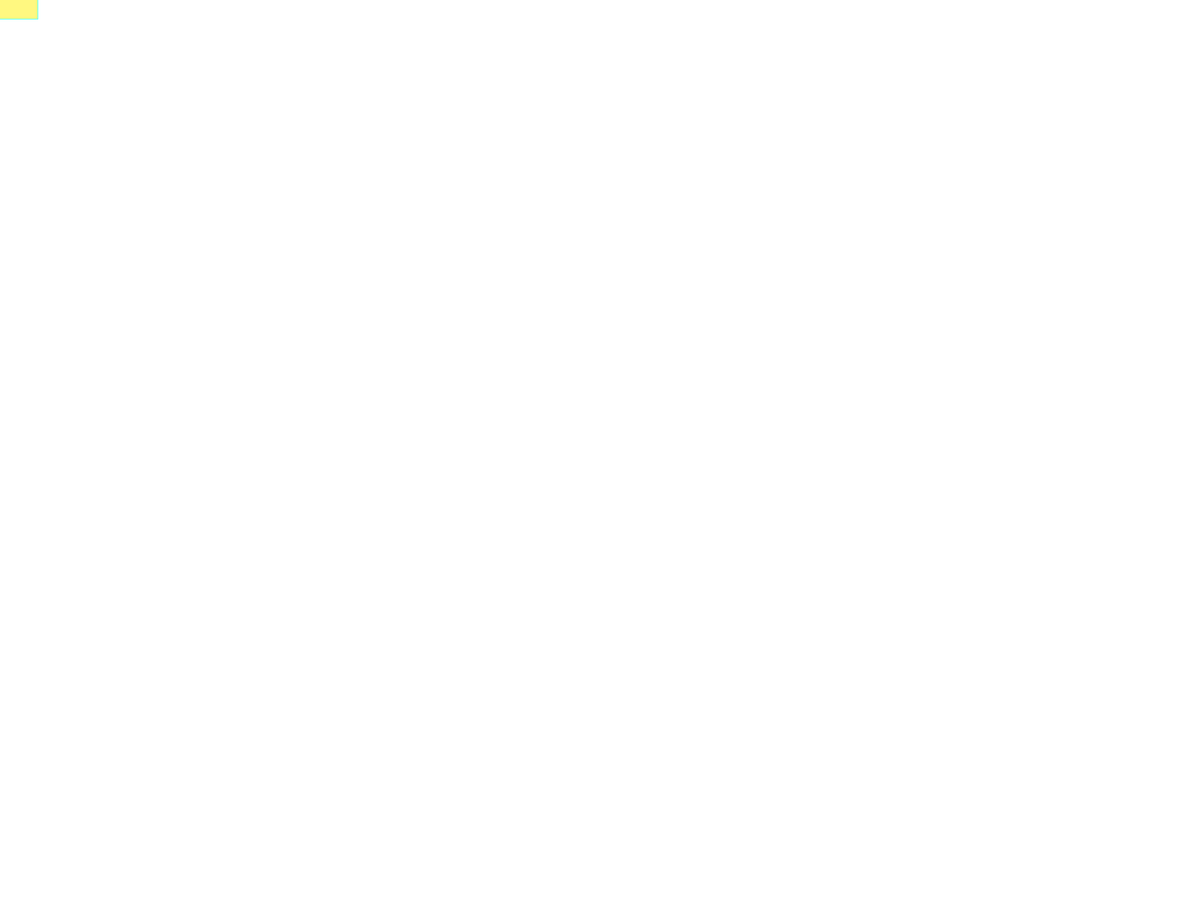
Frame 1 (no input)
Frame 60 (the mouse pressed at the canvas centre just before this capture): identical to frame 1, image omitted
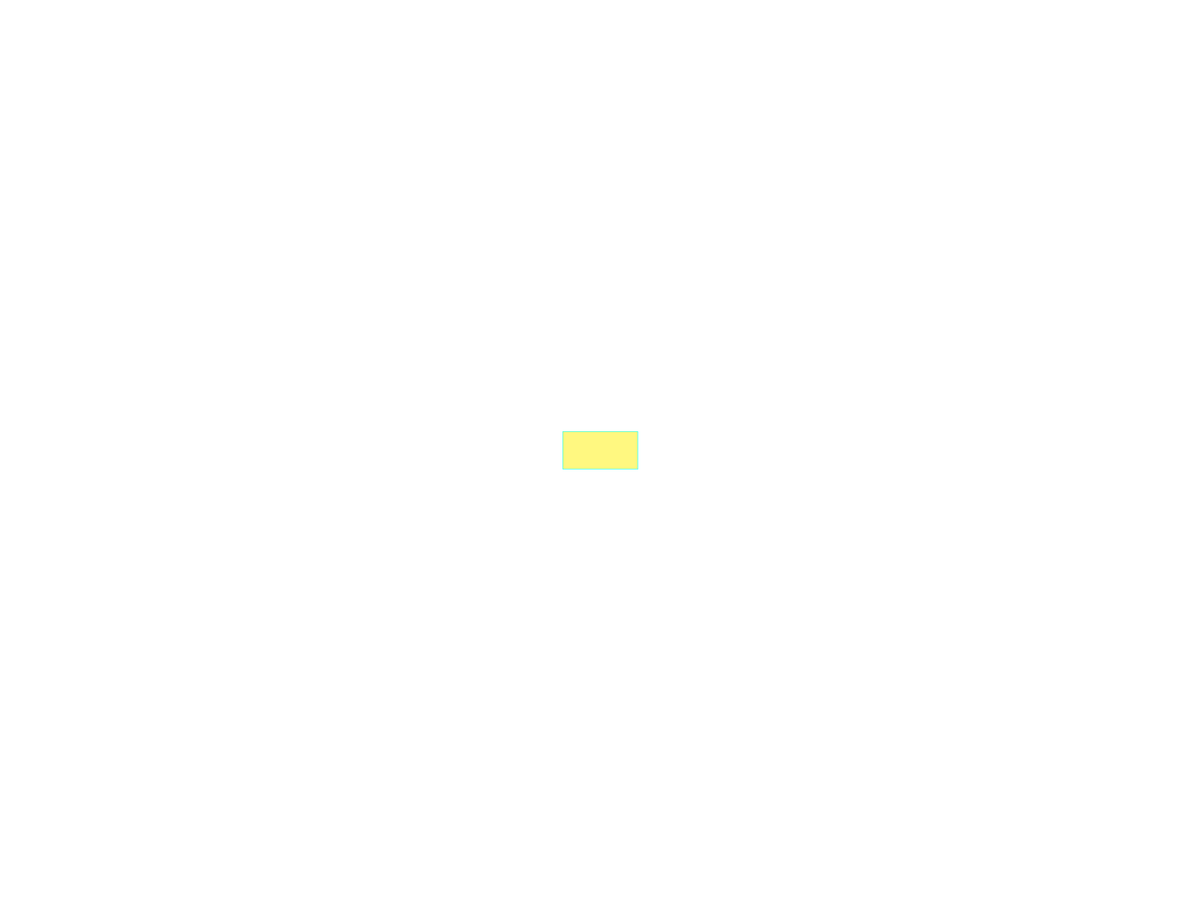
Frame 120 (the mouse held since frame 60 and released just before this capture)

The Processing sketch that drew these frames (run headless with seeded random() and noise(); from frame 60 on, the mouse is pressed at the canvas centre):

// Processing sketch: Project_1
// ── Project_1.pde
void setup(){
  fullScreen( ); //全屏显示
  
  print("helloworld"); //在setep里的print只会执行一次

  stroke( 255 ,0 ,255,155  );
  line(100,50,mouseX,mouseY);

  stroke( 0 ,255 ,255,155  ); //轮廓色
  fill(#FFF000,127);  //填充色(十六进制表示法),并且结合127/255透明度
  rect( 1000 ,200,500 ,250, 50); //矩形
  
}

void draw(){
  // print("helloworld");  这里的print连续执行(随着帧数刷新)
  background(255); //每次绘制会重绘背景,使上一帧的残影消失,如果背景放在最后会覆盖所有已绘制图案
  rectMode( CENTER);
  rect(mouseX,mouseY,100,50);

}

void mousePressed(){ //鼠标按下

}

void keyPressed(){ //按键

}
